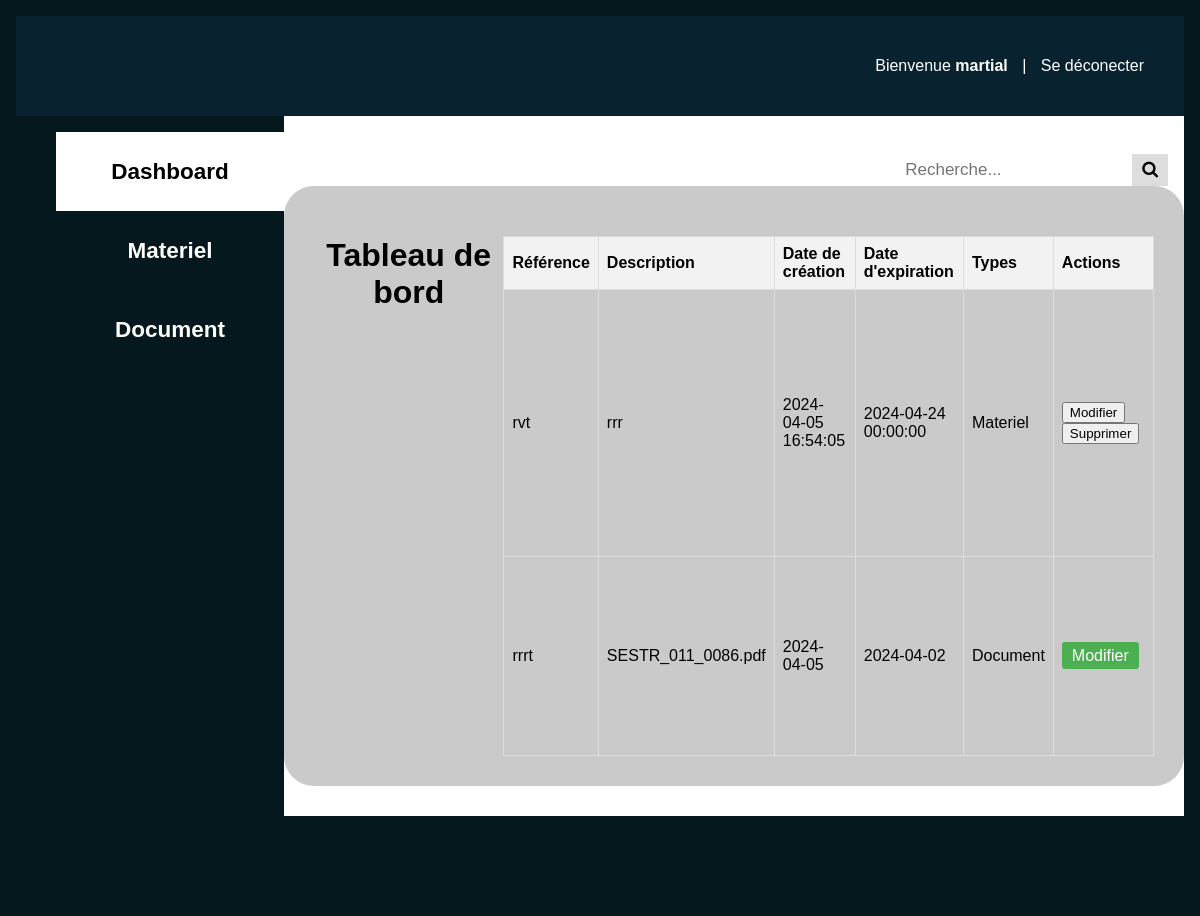
/dashboard.php (signed in), run on the app's committed database.
### tables this page shows
CREATE TABLE IF NOT EXISTS `materiel` (
  `ID` int NOT NULL AUTO_INCREMENT,
  `Refe` varchar(50) DEFAULT NULL,
  `Descrip` varchar(77) DEFAULT NULL,
  `date_creat` datetime DEFAULT NULL,
  `date_exp` datetime DEFAULT NULL,
  `type` varchar(50) DEFAULT NULL,
  PRIMARY KEY (`ID`) USING BTREE
);

CREATE TABLE IF NOT EXISTS `document` (
  `ID` int NOT NULL AUTO_INCREMENT,
  `Reference` varchar(100) DEFAULT NULL,
  `fichier` blob,
  `Date_creation` date DEFAULT NULL,
  `Date_Exp` date DEFAULT NULL,
  `type` varchar(50) DEFAULT NULL,
  PRIMARY KEY (`ID`) USING BTREE
);

### dashboard.php (the view, shortened to what this page needs)
<?php
include ('classDocMat.php');
include_once('conn/connection.php');
$sql = "SELECT * FROM Materiel";
try{
    $stmt = $conn->query($sql);
   }catch (PDOException $e){
     echo $e->getMessage();
   }
   $sql_autre_table = "SELECT * FROM Document";
try {
    $stmt2 = $conn->query($sql_autre_table);
} catch (PDOException $e) {
    echo $e->getMessage();
}
 ?>
 <!DOCTYPE html>
<html lang="en">
<head>
    <link rel="stylesheet" href="https://cdnjs.cloudflare.com/ajax/libs/font-awesome/4.7.0/css/font-awesome.min.css">
    <link rel="stylesheet" href="styles.css">
</head>
<body>
    <div class="container">
        <div class="form1">
           <div class="deconnexion">
                       <p> Bienvenue <span> <?php echo $_SESSION['user_email']; ?> </span> |  <a href="logout.php" tite="Deconnexion">  Se déconecter </a> </p>
           </div>
        <div class="form2-3">
            <div class="form2">
                <ul>
                    <li class="tablinks" onclick="openTab(event, 'page1')" id="defaultOpen"><h2>Dashboard</h2></li>
                    <li class="tablinks" onclick="openTab(event, 'page2')" ><h2>Materiel</h2></li>
                    <li class="tablinks" onclick="openTab(event, 'page3')" ><h2>Document</h2></li>
                </ul>
            </div>
            <div class="form3">
                <div id="page1" class="tabcontent">
                <div class="search-container">
                    <form method="post" action="">
                    <input type="text" placeholder="Recherche..." name="search">
                    <button type="submit" ><i class="fa fa-search"></i></button>
                    </form>
                </div>
                                    <div class="formulaire">
                        <h1>Tableau de bord</h1>
                    <table>
                        <thead>
                            <tr>
                                <th>Référence</th>
                                <th>Description</th>
                                <th>Date de création</th>
                                <th>Date d'expiration</th>
                                <th>Types</th>
                                <th>Actions</th>
                            </tr>
                        </thead>
                        <tbody>
                        <?php while($row = $stmt->fetch(PDO::FETCH_ASSOC)) : ?>
                                <tr class="table-row">
                                    <td><?= $row['Refe'] ?></td>
                                    <td><?= $row['Descrip'] ?></td>
                                    <td><?= $row['date_creat'] ?></td>
                                    <td><?= $row['date_exp'] ?></td>
                                    <td><?= $row['type'] ?></td>
                                    <td>
                                        <button onclick="document.getElementById('confirmModifyModal').style.display='block'">Modifier</button>
                                        <button onclick="document.getElementById('confirmDeleteModal').style.display='block'">Supprimer</button>
                                    </td>
                                </tr>
                                <?php endwhile; ?>
                        <?php while($row = $stmt2->fetch(PDO::FETCH_ASSOC)) : ?>
                                <tr>
                                    <td><?= $row['Reference'] ?></td>
                                    <td><?= $row['fichier'] ?></td>
                                    <td><?= $row['Date_creation'] ?></td>
                                    <td><?= $row['Date_Exp'] ?></td>
                                    <td><?= $row['type'] ?></td>
                                    <td>
                                        <a class="btn-modifier">Modifier</a>
                                    </td>
                                </tr>
                                <?php endwhile; ?>
                        </tbody>
                    </table>
                    </div>
                </div>
            </div>
        </div>
        <div class="form4">
    </div>
</body>
</html>

### styles.css (style rules this page uses)
body { height: auto; margin: 0 auto; background: #04181E; font-family: 'Oswald', sans-serif; }
.container { width: 100%; max-width: 100%; display: flex; flex-direction: column; background: #04181E; }
.form1 { background: #08232f; width: 100%; max-width: 100%; height: 100px; }
.form1 .deconnexion { display: flex; align-items: center; justify-content: right; background: #08232f; width: 100%; max-width: 100%; height: 100px; }
.form1 .deconnexion p { color: #fff; margin: 40px; }
.form1 .deconnexion p span { font-weight: bold; margin-right: 10px; }
.form1 .deconnexion p a { text-decoration: none; color: #fff; margin-left: 10px; }
.form2-3 { display: flex; justify-content: center; }
.form2 { background: #04181E; width: 300px; height: 700px; }
.form4 { background: #04181E; width: 100%; max-width: 100%; height: 100px; }
.form3 { background: #fff; width: 80%; max-width: 100%; height: 700px; display: flex; justify-content: center; align-items: center; align-items: center; }

### dashboard.php (style rules this page uses)
.form3 { background: #fff; width: 80%; max-width: 100%; height: 700px; display: flex; justify-content: center; align-items: center; align-items: center; }
.formulaire { background: #cacaca; padding: 30px; width: 900px; max-width: 100%; height: 600px; border-radius: 30px; display: flex; justify-content: center; }
.form2-3 .form2 ul li.active { background-color: #fff; color: black; padding: 8px; }
.form2-3 .form2 ul li { padding: 8px; }
div ul li { text-decoration: none; list-style: none; color: #FFFDFA; font-size: 15px; }
table { width: 100%; border-collapse: collapse; margin-top: 20px; }
th, td { border: 1px solid #ddd; padding: 8px; text-align: left; }
th { background-color: #f2f2f2; }
.btn-modifier, .btn-supprimer { padding: 5px 10px; margin-right: 5px; cursor: pointer; background-color: #4CAF50; color: white; border: none; border-radius: 3px; }
.container { padding: 16px; text-align: center; }
.search-container { float: right; }
.search-container input[type=text] { padding: 6px; margin-top: 8px; font-size: 17px; border: none; }
.search-container button { float: right; padding: 6px 10px; margin-top: 8px; margin-right: 16px; background: #ddd; font-size: 17px; border: none; cursor: pointer; }

### data on the page
materiel: Refe "rvt", Descrip "rrr", date_creat "2024-04-05 16:54:05", date_exp "2024-04-24 00:00:00", type "Materiel"
document: Reference "rrrt", fichier "SESTR_011_0086.pdf", Date_creation "2024-04-05", Date_Exp "2024-04-02", type "Document"

### other printed values
$_SESSION['user_email'] "martial"
